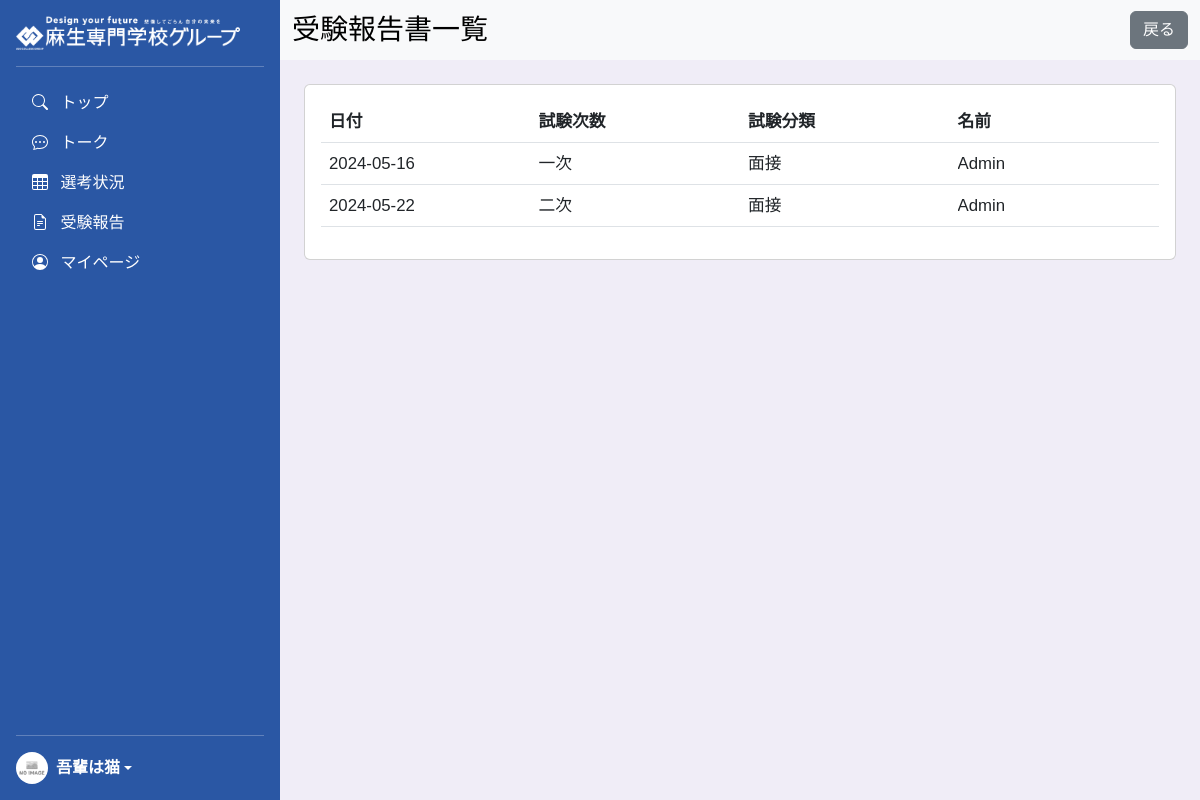
The app's page /PHP/report-list.php?company_id=2 (signed in) with its own data.
### tables this page shows
CREATE TABLE Exam_Reports(
    report_id INT auto_increment,
    company_id INT NOT NULL,
    company_name VARCHAR(70) NOT NULL,
    company_location VARCHAR(70) NOT NULL,
    student_number CHAR(7) NOT NULL,
    school_name VARCHAR(30) NOT NULL,
    course_name VARCHAR(30) NOT NULL,
    exam_date DATE NOT NULL,
    application_method VARCHAR(30) NOT NULL,
    exam_type VARCHAR(30) NOT NULL,
    exam_step VARCHAR(30) NOT NULL,
    exam_content VARCHAR(400),
    impression VARCHAR(400),
    remarks VARCHAR(400),
    PRIMARY KEY(report_id),
    FOREIGN KEY(company_id) REFERENCES Companies(company_id),
    FOREIGN KEY(student_number) REFERENCES Users(student_number)
);

CREATE TABLE Users(
    student_number CHAR(7),
    school_id CHAR(2) NOT NULL,
    course_id CHAR(5) NOT NULL,
    user_name VARCHAR(60) NOT NULL,
    password VARCHAR(255) NOT NULL,
    gender CHAR(1),
    address CHAR(5),
    birthday DATE,
    graduate_date DATE,
    job_hunt BOOLEAN,
    job_offer BOOLEAN,
    nickname VARCHAR(30),
    profile_img VARCHAR(100),
    my_comment VARCHAR(500),
    desire_state_prefecture CHAR(2),
    desire_state_industry CHAR(2),
    desire_state_jobtype CHAR(2),
    PRIMARY KEY(student_number),
    FOREIGN KEY(school_id) REFERENCES Schools(school_id),
    FOREIGN KEY(course_id) REFERENCES Courses(course_id),
    FOREIGN KEY(address) REFERENCES Prefectures(prefecture_id),
    FOREIGN KEY(desire_state_prefecture) REFERENCES Prefectures(prefecture_id),
    FOREIGN KEY(desire_state_industry) REFERENCES Industries(industry_id),
    FOREIGN KEY(desire_state_jobtype) REFERENCES JobTypes(job_id)
);

### PHP/report-list.php (the view, shortened to what this page needs)
<!doctype html>
<html lang="ja" data-bs-theme="auto">
<head>
    <link rel="stylesheet" href="../CSS/reset.css"/>
    <link href="https://cdn.jsdelivr.net/npm/bootstrap@5.3.0/dist/css/bootstrap.min.css" rel="stylesheet">
    <link href="../CSS/sidebars.css" rel="stylesheet">
    <?php require 'db-connect.php'; ?>
    <link href="../CSS/common.css" rel="stylesheet">
</head>
<body>
    <div class="wrapper">
      <?php require 'sidebars.php'; ?>
        <main class="container-fluid main-content" style="padding: 0;">
<nav class="navbar navbar-expand-lg navbar-light bg-light sticky-top">
  <div class="container-fluid">
    <div class="navbar-brand">
        <h3 class="mb-0 text-wrap">受験報告書一覧</h3>
    </div>
    <div class="ms-auto d-flex">
        <button class="btn btn-secondary text-nowrap" onclick="history.back()">戻る</button>
    </div>
  </div>
</nav>
<div class="px-4 py-4" style="min-height: calc(100% - 100px);">
<div class="card px-3 py-3" style="overflow: hidden;">
<?php
if(isset($_GET['company_id'])){
  $company_id=$_GET['company_id'];
  $reports = $pdo->prepare('SELECT A.report_id,A.exam_date,A.exam_step,A.exam_type,B.user_name FROM Exam_Reports AS A LEFT JOIN Users AS B ON A.student_number = B.student_number WHERE company_id = ?');
  $reports->execute([$company_id]);
  $reports = $reports->fetchAll();
  echo '<div>';
  echo '<table class="table table-hover report-table" style="width:100%;table-layout:fixed;">';
  echo '<thead>';
  echo '<tr>';
  echo '<th scope="col" class="txt-limit1" style="width:25%;">日付</th>';
  echo '<th scope="col" class="txt-limit1" style="width:25%;">試験次数</th>';
  echo '<th scope="col" class="txt-limit1" style="width:25%;">試験分類</th>';
  echo '<th scope="col" class="txt-limit1" style="width:25%;">名前</th>';
  echo '</tr>';
  echo '</thead>';
  echo '<tbody>';
  if(!empty($reports)){
    foreach($reports as $row){
      echo '<tr data-href="report-show.php?report_id=',$row['report_id'],'">';
      echo '<td scope="col" style="width:25%;"><div class="txt-limit1">',$row['exam_date'],'</div></td>';
      echo '<td style="width:25%;"><div class="txt-limit1">',$row['exam_step'],'</div></td>';
      echo '<td style="width:25%;"><div class="txt-limit1">',$row['exam_type'],'</div></td>';
      echo '<td style="width:25%;"><div class="txt-limit1">',$row['user_name'],'</div></td>';
      echo '</tr>';
    }
  }else{
    echo '<tr><td colspan="4">該当企業の受験報告書はありません。</td></tr>';
  }
  echo '</tbody>';
  echo '</table>';
  echo '</div>';
}else{
  echo '<h3>該当する企業が見つかりませんでした。</h3>';
}
?>
</div>
</div>
        </main>
    </div>
</body>
</html>

### CSS/sidebars.css (style rules this page uses)
body { min-height: -webkit-fill-available; }
html { height: -webkit-fill-available; }
.wrapper { height: 100vh; width: 100vw; display: flex; flex-wrap: nowrap; overflow-x: hidden; overflow-y: hidden; }
.main-content { height: 100vh; height: -webkit-fill-available; flex-shrink: 1; overflow-y: auto; background-color: #f0edf7; }

### CSS/common.css (style rules this page uses)
body { font-family:Google Sans,arial,sans-serif-medium,sans-serif; }
.txt-limit1 { width: 100%; white-space: nowrap; overflow: hidden; text-overflow: ellipsis; }

### PHP/report-list.php (style rules this page uses)
.report-table { max-width: 100%; font-size: 3vw; }
@media (min-width: 768px) { .report-table { font-size: 1.4vw; } }

### records on screen
exam_reports: exam_date "2024-05-16", exam_step "一次", exam_type "面接", student_number.user_name "Admin"
exam_reports: exam_date "2024-05-22", exam_step "二次", exam_type "面接", student_number.user_name "Admin"

### other values on screen
$_SESSION['user']['user_name'] "吾輩は猫"
